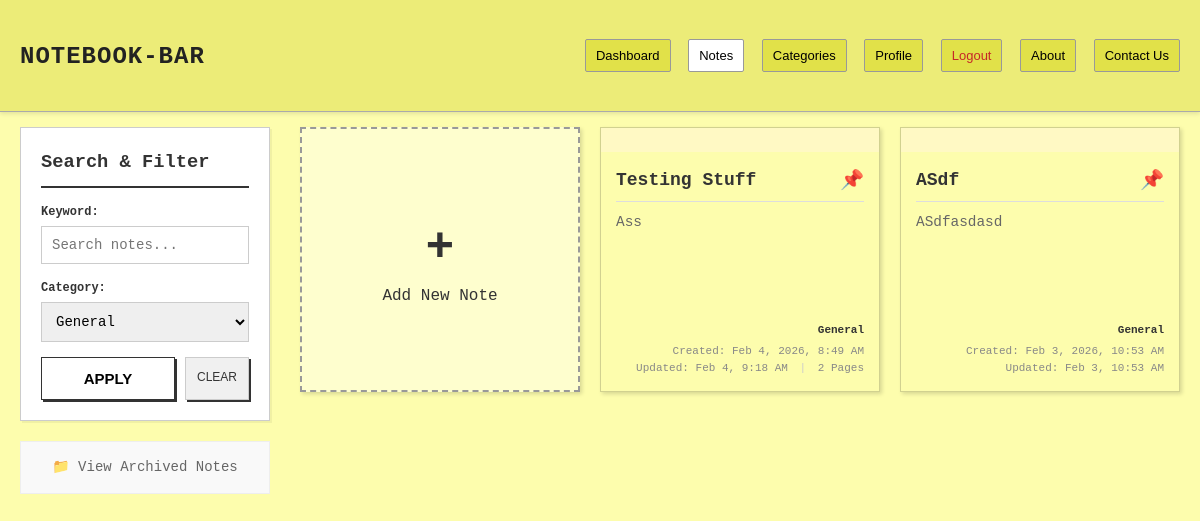
The page /index.php?cat=1 (signed in) on the database its author committed.
### tables this page shows
CREATE TABLE `notes` (
  `id` int(11) NOT NULL,
  `user_id` int(11) DEFAULT 0,
  `title` varchar(255) NOT NULL,
  `date_created` datetime DEFAULT current_timestamp(),
  `date_last` datetime DEFAULT current_timestamp() ON UPDATE current_timestamp(),
  `is_pinned` tinyint(1) DEFAULT 0,
  `is_archived` tinyint(1) DEFAULT 0,
  `category_id` int(11) DEFAULT 1,
  `reminder_date` datetime DEFAULT NULL
);

CREATE TABLE `categories` (
  `id` int(11) NOT NULL,
  `user_id` int(11) DEFAULT 0,
  `name` varchar(100) NOT NULL,
  `color` varchar(50) DEFAULT '#ffffff'
);

### includes/data_access.php (called while the page is built, shortened)
<?php
require_once 'db.php';
function is_logged_in()
{
    return isset($_SESSION['user_id']) && $_SESSION['user_id'] > 0;
}
function get_current_user_id()
{
    return isset($_SESSION['user_id']) ? $_SESSION['user_id'] : 0;
}
function get_notes($filters = [])
{
    global $conn;
    $uid = get_current_user_id();
    $notes = [];
    $archived = isset($filters['archived']) ? intval($filters['archived']) : 0;
    $category = isset($filters['category']) ? $filters['category'] : null;
    $search = isset($filters['search']) ? trim($filters['search']) : null;
    if (is_logged_in()) {
        $sql = "SELECT n.*, p.text, c.name as category_name, c.color as category_color,
                (SELECT COUNT(*) FROM pages WHERE note_id = n.id) as page_count
                FROM notes n
                LEFT JOIN pages p ON n.id = p.note_id AND p.page_number = 1
                LEFT JOIN categories c ON n.category_id = c.id
                WHERE n.user_id = $uid AND n.is_archived = $archived";
        if ($category) {
            $cat_id_esc = intval($category);
            $sql .= " AND n.category_id = $cat_id_esc";
        }
        $sql .= " ORDER BY n.is_pinned DESC, n.date_last DESC";
        $result = mysqli_query($conn, $sql);
        while ($row = mysqli_fetch_assoc($result)) {
            $row['category'] = $row['category_name'] ? $row['category_name'] : 'General';
            $notes[] = $row;
        }
    }
    return $notes;
}
function get_categories()
{
    global $conn;
    $uid = get_current_user_id();
    $categories = [];
    if (is_logged_in()) {
        $sql = "SELECT * FROM categories WHERE user_id = 0 OR user_id = $uid ORDER BY user_id ASC, id ASC";
        $result = mysqli_query($conn, $sql);
        while ($row = mysqli_fetch_assoc($result)) {
            $categories[] = $row;
        }
    }
    return $categories;
}
?>

### index.php (the view, shortened to what this page needs)
<?php
include 'includes/data_access.php';
?>
<!DOCTYPE html>
<html lang="en">
<head>
	<link rel="stylesheet" href="css/style.css?v=<?php echo time(); ?>">
</head>
<body>
	<header>
		<div class="header-inner">
			<h1><a href="dashboard.php">Notebook-BAR</a></h1>
			<nav>
				<a href="dashboard.php">Dashboard</a>
				<a href="index.php" style="background: white;">Notes</a>
				<a href="categories.php">Categories</a>
				<?php if (is_logged_in()): ?>
					<a href="profile.php">Profile</a>
					<a href="logout.php" style="color: #c62828;">Logout</a>
				<?php else: ?>
					<a href="login.php" style="color: #2e7d32;">Login</a>
				<?php endif; ?>
				<a href="about.php">About</a>
				<a href="contact.php">Contact Us</a>
			</nav>
		</div>
	</header>
	<div class="container">
		<div class="dashboard-grid-layout">
			<div class="dashboard-sidebar">
				<div
					style="background: #fff; padding: 20px; border: 1px solid #ccc; box-shadow: 2px 2px 0 rgba(0,0,0,0.05); margin-bottom: 20px;">
					<h3 style="margin-top: 0; margin-bottom: 15px;">Search & Filter</h3>
					<form method="get" style="display: flex; flex-direction: column; gap: 15px;">
						<div>
							<label
								style="display: block; font-size: 12px; font-weight: bold; margin-bottom: 5px;">Keyword:</label>
							<input type="text" name="q" placeholder="Search notes..."
								value="<?php echo htmlspecialchars($_GET['q'] ?? ''); ?>"
								style="padding: 10px; font-family: inherit; font-size: 14px; width: 100%; border: 1px solid #ccc; box-sizing: border-box;">
						</div>
						<div>
							<label
								style="display: block; font-size: 12px; font-weight: bold; margin-bottom: 5px;">Category:</label>
							<select name="cat"
								style="padding: 10px; font-family: inherit; font-size: 14px; width: 100%; border: 1px solid #ccc; box-sizing: border-box;">
								<?php
								$all_cats = get_categories();
								$curr_cat = $_GET['cat'] ?? '';
								$defaults = [];
								$custom = [];
								$default_names = ['General', 'Personal', 'Work', 'Study', 'Ideas'];
								foreach ($all_cats as $c) {
									if (in_array($c['name'], $default_names)) {
										$defaults[] = $c;
									} else {
										$custom[] = $c;
									}
								}
								if (!empty($defaults)) {
									echo "<optgroup label='Defaults'>";
									foreach ($defaults as $c) {
										$cname = htmlspecialchars($c['name']);
										$cid = $c['id'];
										$sel = ($curr_cat == $cid) ? "selected" : "";
										echo "<option value='$cid' $sel>$cname</option>";
									}
									echo "</optgroup>";
								}
								?>
							</select>
						</div>
						<div style="display: flex; gap: 10px;">
							<button type="submit" class="btn" style="flex: 2;">Apply</button>
							<?php if (isset($_GET['q']) || isset($_GET['cat'])): ?>
								<a href="index.php" class="btn btn-secondary"
									style="font-weight: normal; font-size: 12px; padding: 10px; text-decoration: none; text-align: center; flex: 1; border: 1px solid #ccc;">Clear</a>
							<?php endif; ?>
						</div>
					</form>
				</div>
				<div style="background: #f9f9f9; padding: 15px; border: 1px solid #eee; text-align: center;">
					<?php if (isset($_GET['archived']) && $_GET['archived'] == 1): ?>
						<a href="index.php"
							style="color: green; font-weight: bold; font-size: 14px; text-decoration: none; display: block;">
							🚀 View Active Notes
						</a>
					<?php else: ?>
						<a href="index.php?archived=1"
							style="color: #666; font-size: 14px; text-decoration: none; display: block;">
							📁 View Archived Notes
						</a>
					<?php endif; ?>
				</div>
			</div>
			<div class="dashboard-main">
				<div class="note-grid">
					<?php if (!isset($_GET['archived']) || $_GET['archived'] != 1): ?>
						<a href="notepad.php" class="note-card note-add-card">
							<div style="text-align: center;">
								<div style="font-size: 3rem; font-weight: bold;">+</div>
								<div>Add New Note</div>
							</div>
						</a>
					<?php endif; ?>
					<?php
					$is_archived_view = isset($_GET['archived']) && $_GET['archived'] == 1;
					$cat_filter = $_GET['cat'] ?? '';
					$filters = ['archived' => $is_archived_view];
					if ($cat_filter)
						$filters['category'] = $cat_filter;
					$all_cats = get_categories();
					$cat_colors = [];
					foreach ($all_cats as $c) {
						$cat_colors[$c['name']] = $c['color'];
					}
					$notes = get_notes($filters);
					if (count($notes) > 0) {
						foreach ($notes as $row) {
							$nid = $row['id'];
							$title = htmlspecialchars($row['title']);
							$category = htmlspecialchars($row['category']);
							$date_last = date("M j, g:i A", strtotime($row['date_last']));
							$pin_icon = ($row['is_pinned'] == 1) ? "<span style='float: right; font-size: 1.2rem;'>📌</span>" : "";
							$date_created = date("M j, Y, g:i A", strtotime($row['date_created']));
							$bg_color = isset($cat_colors[$category]) ? $cat_colors[$category] : '#ffffff';
							$raw_text = $row['text'] ?? '';
							$raw_text = str_replace(['</div>', '</p>', '<h1>', '<h2>', '<h3>', '<h4>', '</h5>', '<h6>'], '<br>', $raw_text);
							$raw_text = str_replace('<li>', '<br>&bull; ', $raw_text);
							$clean_text = strip_tags($raw_text, '<b><i><u><strong><em><br>');
							$dtxt = trim($clean_text);
							echo "<a href='notepad.php?id=$nid' class='note-card'>";
							echo "<div class='category_streak' style='background-color: $bg_color;'><br></div>";
							echo "<div class='card_wrap'>";
							echo "<div class='note-title'>$pin_icon" . $title . "</div>";
							echo "<div class='note-preview'>$dtxt</div>";
							echo "<div class='note-footer'>";
							echo "<div style='font-weight: bold; margin-bottom: 5px; color: #333;'>$category</div>";
							echo "<span>Created: $date_created</span><br>";
							$p_cnt = isset($row['page_count']) ? $row['page_count'] : 1;
							$page_info = ($p_cnt > 1) ? " <span style='color: #ccc; margin: 0 5px;'>|</span> $p_cnt Pages" : "";
							echo "<span>Updated: $date_last$page_info</span>";
							echo "</div>";
							echo "</div>";
							echo "</a>";
						}
					}
					?>
				</div>
			</div>
		</div>
	</div>
</body>
</html>

### css/style.css (style rules this page uses)
* { box-sizing: border-box; }
:root { --bg-color: #fdfdad; --header-bg: #ecec78; --nav-bg: #e1e149; --card-bg: #fffde7; --text-primary: #333; --text-secondary: #555; --border-color: #d1d190; --shadow: 2px 2px 4px rgba(0, 0, 0, 0.15); }
body { background-color: var(--bg-color); margin: 0; padding: 0; font-family: 'Courier New', Courier, monospace; color: var(--text-primary); line-height: 1.5; }
a { text-decoration: none; color: inherit; }
header { background-color: var(--header-bg); border-bottom: 1px solid #aaa; padding: 10px 0; box-shadow: 0 2px 4px rgba(0, 0, 0, 0.1); margin-bottom: 15px; }
.header-inner { max-width: 1200px; margin: 0 auto; padding: 0 20px; display: flex; justify-content: space-between; align-items: center; }
header h1 a { font-size: 24px; font-weight: bold; color: #222; text-transform: uppercase; letter-spacing: 1px; }
header nav a { font-family: Arial, sans-serif; font-size: 13px; margin-left: 8px; padding: 6px 10px; background-color: var(--nav-bg); border: 1px solid #999; border-radius: 2px; color: #000; display: inline-block; }
.container { max-width: 1200px; margin: 0 auto; padding: 0 20px; }
.note-grid { display: grid; grid-template-columns: repeat(auto-fill, minmax(280px, 1fr)); gap: 20px; padding-bottom: 50px; }
a.note-card { display: flex; flex-direction: column; background-color: #fdfdad; border: 1px solid var(--border-color); min-height: 220px; max-height: 400px; padding: 0; box-shadow: var(--shadow); transition: transform 0.2s; color: #333 !important; text-decoration: none !important; position: relative; overflow: hidden; }
a.note-add-card { border: 2px dashed #999; background-color: rgba(255, 255, 255, 0.4); align-items: center; justify-content: center; }
.note-title { font-weight: bold; font-size: 18px; border-bottom: 1px solid #ddd; margin-bottom: 10px; padding-bottom: 5px; overflow-wrap: break-word; word-break: break-word; flex-shrink: 0; }
.note-preview { font-size: 0.9rem; color: #666; margin-bottom: 10px; flex-grow: 1; line-height: 1.4; display: block; height: 100px; max-height: 55%; overflow: hidden; text-overflow: ellipsis; overflow-wrap: break-word; word-break: break-all; }
.note-footer { font-size: 11px; color: #888; text-align: right; margin-top: auto; flex-shrink: 0; }
.btn { font-family: Arial, sans-serif; font-weight: bold; padding: 12px 24px; cursor: pointer; border: 1px solid #333; background: #fff; text-transform: uppercase; font-size: 15px; box-shadow: 2px 2px 0 #333; transition: all 0.1s; box-sizing: border-box; }
.btn-secondary { background-color: #f0f0f0; display: inline-block; }
.dashboard-grid-layout { display: grid; grid-template-columns: 250px 1fr; gap: 30px; }
.dashboard-sidebar h3, .dashboard-main h3 { border-bottom: 2px solid #333; padding-bottom: 10px; margin-top: 0; }
.category_streak { width: 100%; margin: 0; padding: 0; }
.card_wrap { padding: 15px; display: flex; flex-direction: column; flex-grow: 1; }

### rows shown on the page
notes: title "Testing Stuff", raw_text "Ass", category.name "General", date_created "Feb 4, 2026, 8:49 AM", date_last "Feb 4, 9:18 AM", p_cnt "2"
notes: title "ASdf", raw_text "ASdfasdasd", category.name "General", date_created "Feb 3, 2026, 10:53 AM", date_last "Feb 3, 10:53 AM"

### other values the page prints
form field cat "General"
